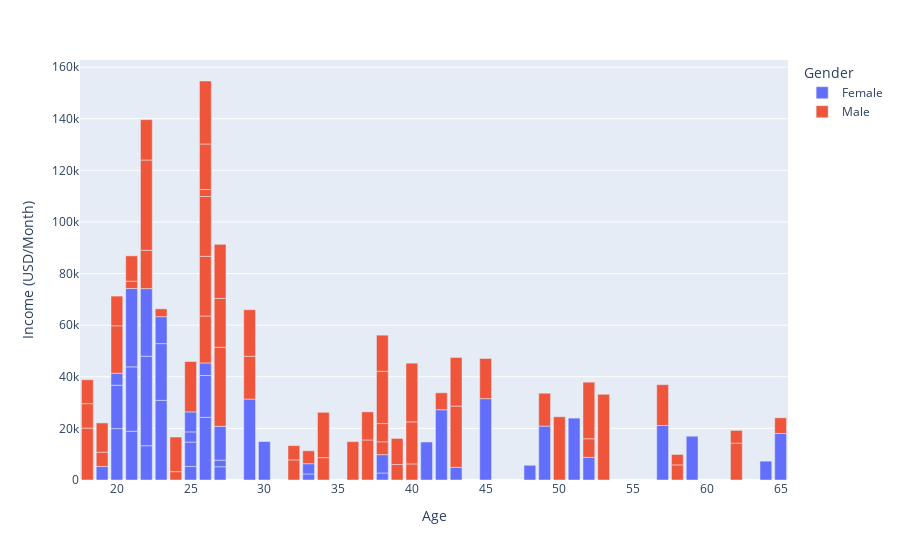

Notebook code for this chart:
### Code cell
plt.figure(figsize=(15,6))
py.bar(x='Age', y = 'Income (USD/Month)', data_frame=pink_top100_cust_demo, color='Gender')

### Figure 1 — Plotly figure (JSON) as saved in the notebook; plotly's stock layout.template omitted (floating-point values rounded to 4 significant figures)
{"data": [{"alignmentgroup": "True", "hovertemplate": "Gender=Female<br>Age=%{x}<br>Income (USD/Month)=%{y}<extra></extra>", "legendgroup": "Female", "marker": {"color": "#636efa", "pattern": {"shape": ""}}, "name": "Female", "offsetgroup": "Female", "orientation": "v", "showlegend": true, "textposition": "auto", "type": "bar", "x": [59, 26, 38, 25, 22, 52, 25, 38, 21, 20, 33, 49, 25, 21, 23, 27, 33, 30, 43, 45, 22, 20, 26, 29, 21, 48, 27, 22, 20, 23, 27, 26, 23, 65, 51, 19, 64, 25, 42, 57, 41], "xaxis": "x", "y": [16965, 24284, 2716, 5237, 13286, 8764, 9452, 7106, 18903, 19907, 2333, 20884, 3954, 24943, 30856, 5129, 3993, 14903, 4918, 31520, 34694, 16809, 16220, 31354, 30369, 5704, 2557, 26172, 4663, 21984, 13111, 4860, 10451, 18014, 23981, 5247, 7295, 7756, 27223, 21127, 14726], "yaxis": "y"}, {"alignmentgroup": "True", "hovertemplate": "Gender=Male<br>Age=%{x}<br>Income (USD/Month)=%{y}<extra></extra>", "legendgroup": "Male", "marker": {"color": "#EF553B", "pattern": {"shape": ""}}, "name": "Male", "offsetgroup": "Male", "orientation": "v", "showlegend": true, "textposition": "auto", "type": "bar", "x": [43, 62, 34, 26, 27, 65, 19, 18, 22, 62, 40, 57, 25, 26, 26, 37, 29, 58, 53, 23, 26, 32, 22, 52, 26, 27, 21, 36, 20, 39, 58, 24, 29, 27, 33, 45, 42, 24, 40, 18, 26, 52, 38, 18, 40, 38, 21, 49, 38, 50, 32, 19, 37, 34, 22, 43, 38, 39, 20], "xaxis": "x", "y": [23719, 14300, 8668, 18178, 30630, 6099, 5532, 20117, 14856, 4909, 6239, 15815, 19512, 23137, 23183, 15515, 16597, 5844, 33200, 3031, 2704, 7788, 34984, 7219, 17647, 18927, 2825, 14876, 18377, 5999, 4061, 3240, 18037, 20976, 4992, 15568, 6571, 13413, 16286, 9471, 24405, 21930, 4983, 9266, 22746, 7066, 9827, 12746, 20259, 24501, 5532, 11338, 10894, 17561, 15655, 18844, 14001, 10111, 11516], "yaxis": "y"}], "layout": {"barmode": "relative", "legend": {"title": {"text": "Gender"}, "tracegroupgap": 0}, "margin": {"t": 60}, "xaxis": {"anchor": "y", "domain": [0, 1], "title": {"text": "Age"}}, "yaxis": {"anchor": "x", "domain": [0, 1], "title": {"text": "Income (USD/Month)"}}}}
